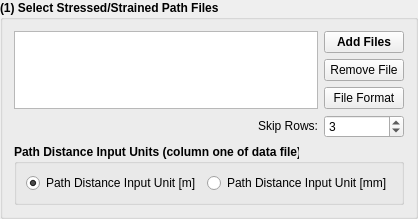
        <widget class="QGroupBox" name="groupBox_6">
         <property name="sizePolicy">
          <sizepolicy hsizetype="Expanding" vsizetype="Expanding">
           <horstretch>0</horstretch>
           <verstretch>0</verstretch>
          </sizepolicy>
         </property>
         <property name="font">
          <font>
           <weight>75</weight>
           <bold>true</bold>
          </font>
         </property>
         <property name="title">
          <string>(1) Select Stressed/Strained Path Files</string>
         </property>
         <layout class="QGridLayout" name="gridLayout_20">
          <item row="0" column="1">
           <layout class="QGridLayout" name="gridLayout_19">
            <item row="1" column="1">
             <widget class="QPushButton" name="pushButton_LoadFolder">
              <property name="text">
               <string>Add Files</string>
              </property>
             </widget>
            </item>
            <item row="2" column="1">
             <widget class="QPushButton" name="pushButton_RemoveFileStressStrain">
              <property name="font">
               <font>
                <weight>50</weight>
                <bold>false</bold>
               </font>
              </property>
              <property name="text">
               <string>Remove File</string>
              </property>
             </widget>
            </item>
            <item row="4" column="1">
             <widget class="QSpinBox" name="spinBox_SkipRow">
              <property name="sizePolicy">
               <sizepolicy hsizetype="Minimum" vsizetype="Maximum">
                <horstretch>0</horstretch>
                <verstretch>0</verstretch>
               </sizepolicy>
              </property>
              <property name="font">
               <font>
                <weight>50</weight>
                <bold>false</bold>
               </font>
              </property>
              <property name="value">
               <number>3</number>
              </property>
             </widget>
            </item>
            <item row="4" column="0">
             <widget class="QLabel" name="label_30">
              <property name="sizePolicy">
               <sizepolicy hsizetype="Preferred" vsizetype="Maximum">
                <horstretch>0</horstretch>
                <verstretch>0</verstretch>
               </sizepolicy>
              </property>
              <property name="font">
               <font>
                <weight>50</weight>
                <bold>false</bold>
               </font>
              </property>
              <property name="text">
               <string>Skip Rows:</string>
              </property>
              <property name="alignment">
               <set>Qt::AlignRight|Qt::AlignTrailing|Qt::AlignVCenter</set>
              </property>
             </widget>
            </item>
            <item row="1" column="0" rowspan="3">
             <widget class="QListWidget" name="listWidget_stressStrainFiles">
              <property name="font">
               <font>
                <weight>50</weight>
                <bold>false</bold>
               </font>
              </property>
             </widget>
            </item>
            <item row="3" column="1">
             <widget class="QPushButton" name="pushButton_HelpFileFormatOSA">
              <property name="font">
               <font>
                <weight>50</weight>
                <bold>false</bold>
               </font>
              </property>
              <property name="text">
               <string>File Format</string>
              </property>
              <property name="icon">
               <iconset>
                <normaloff>../../../../.designer/backup/DESIGN_Resource/Help.png</normaloff>../../../../.designer/backup/DESIGN_Resource/Help.png</iconset>
              </property>
             </widget>
            </item>
           </layout>
          </item>
          <item row="1" column="1">
           <widget class="QGroupBox" name="groupBox_20">
            <property name="title">
             <string>Path Distance Input Units (column one of data file)</string>
            </property>
            <layout class="QGridLayout" name="gridLayout_54">
             <item row="0" column="0">
              <layout class="QGridLayout" name="gridLayout_48">
               <item row="0" column="0">
                <widget class="QRadioButton" name="radioButton_InputUnitsSIM">
                 <property name="font">
                  <font>
                   <weight>50</weight>
                   <bold>false</bold>
                  </font>
                 </property>
                 <property name="text">
                  <string>Path Distance Input Unit [m]</string>
                 </property>
                 <property name="checked">
                  <bool>true</bool>
                 </property>
                </widget>
               </item>
              </layout>
             </item>
             <item row="0" column="1">
              <widget class="QRadioButton" name="radioButton_InputUnitsSIMM">
               <property name="font">
                <font>
                 <weight>50</weight>
                 <bold>false</bold>
                </font>
               </property>
               <property name="text">
                <string>Path Distance Input Unit [mm]</string>
               </property>
              </widget>
             </item>
            </layout>
           </widget>
          </item>
         </layout>
        </widget>
